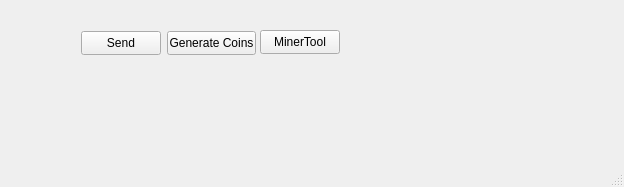
<?xml version="1.0" encoding="UTF-8"?>
<ui version="4.0">
 <class>MainWindow</class>
 <widget class="QMainWindow" name="MainWindow">
  <property name="geometry">
   <rect>
    <x>0</x>
    <y>0</y>
    <width>624</width>
    <height>187</height>
   </rect>
  </property>
  <property name="windowTitle">
   <string>MainWindow</string>
  </property>
  <widget class="QWidget" name="centralwidget">
   <widget class="QWidget" name="layoutWidget">
    <property name="geometry">
     <rect>
      <x>80</x>
      <y>30</y>
      <width>177</width>
      <height>26</height>
     </rect>
    </property>
    <layout class="QHBoxLayout" name="horizontalLayout"/>
   </widget>
   <widget class="QPushButton" name="minerTool">
    <property name="geometry">
     <rect>
      <x>260</x>
      <y>30</y>
      <width>80</width>
      <height>24</height>
     </rect>
    </property>
    <property name="text">
     <string>MinerTool</string>
    </property>
   </widget>
   <widget class="QPushButton" name="btnGenerateCoin">
    <property name="geometry">
     <rect>
      <x>167</x>
      <y>31</y>
      <width>89</width>
      <height>24</height>
     </rect>
    </property>
    <property name="text">
     <string>Generate Coins</string>
    </property>
   </widget>
   <widget class="QPushButton" name="pushButton">
    <property name="geometry">
     <rect>
      <x>81</x>
      <y>31</y>
      <width>80</width>
      <height>24</height>
     </rect>
    </property>
    <property name="text">
     <string>Send</string>
    </property>
   </widget>
  </widget>
  <widget class="QMenuBar" name="menubar">
   <property name="geometry">
    <rect>
     <x>0</x>
     <y>0</y>
     <width>624</width>
     <height>21</height>
    </rect>
   </property>
  </widget>
  <widget class="QStatusBar" name="statusbar"/>
 </widget>
 <resources/>
 <connections/>
</ui>
